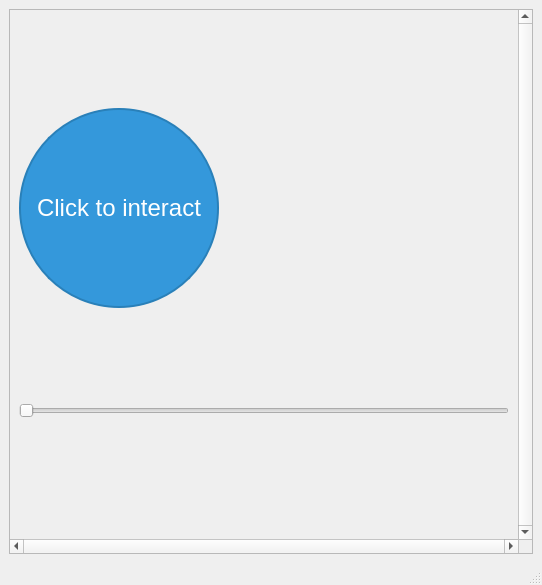
<?xml version="1.0" encoding="UTF-8"?>
<ui version="4.0">
 <class>MainWindow</class>
 <widget class="QMainWindow" name="MainWindow">
  <property name="geometry">
   <rect>
    <x>0</x>
    <y>0</y>
    <width>542</width>
    <height>585</height>
   </rect>
  </property>
  <property name="minimumSize">
   <size>
    <width>400</width>
    <height>400</height>
   </size>
  </property>
  <property name="windowTitle">
   <string>MainWindow</string>
  </property>
  <property name="dockOptions">
   <set>QMainWindow::DockOption::AllowTabbedDocks|QMainWindow::DockOption::AnimatedDocks</set>
  </property>
  <widget class="QWidget" name="centralwidget">
   <layout class="QGridLayout" name="gridLayout">
    <item row="0" column="0">
     <widget class="QScrollArea" name="scrollArea">
      <property name="minimumSize">
       <size>
        <width>0</width>
        <height>0</height>
       </size>
      </property>
      <property name="verticalScrollBarPolicy">
       <enum>Qt::ScrollBarPolicy::ScrollBarAlwaysOn</enum>
      </property>
      <property name="horizontalScrollBarPolicy">
       <enum>Qt::ScrollBarPolicy::ScrollBarAlwaysOn</enum>
      </property>
      <property name="sizeAdjustPolicy">
       <enum>QAbstractScrollArea::SizeAdjustPolicy::AdjustToContents</enum>
      </property>
      <property name="widgetResizable">
       <bool>false</bool>
      </property>
      <widget class="QWidget" name="scrollAreaWidgetContents">
       <property name="geometry">
        <rect>
         <x>0</x>
         <y>0</y>
         <width>508</width>
         <height>507</height>
        </rect>
       </property>
       <layout class="QGridLayout" name="gridLayout_2">
        <item row="2" column="0">
         <widget class="QSlider" name="horizontalSlider">
          <property name="orientation">
           <enum>Qt::Orientation::Horizontal</enum>
          </property>
         </widget>
        </item>
        <item row="0" column="0" alignment="">
         <widget class="QPushButton" name="pushButton">
          <property name="minimumSize">
           <size>
            <width>200</width>
            <height>200</height>
           </size>
          </property>
          <property name="maximumSize">
           <size>
            <width>200</width>
            <height>200</height>
           </size>
          </property>
          <property name="styleSheet">
           <string notr="true">QPushButton {
    background-color: #3498db; 
    color: white;
    font-size: 24px; 
    border-radius: 100px;
    border: 2px solid #2980b9; 
}

QPushButton:hover {
    background-color: #2980b9;
}

QPushButton:pressed {
    background-color: #1abc9c;
}
</string>
          </property>
          <property name="text">
           <string>Click to interact</string>
          </property>
         </widget>
        </item>
       </layout>
      </widget>
     </widget>
    </item>
   </layout>
  </widget>
  <widget class="QMenuBar" name="menubar">
   <property name="geometry">
    <rect>
     <x>0</x>
     <y>0</y>
     <width>542</width>
     <height>22</height>
    </rect>
   </property>
  </widget>
  <widget class="QStatusBar" name="statusbar"/>
 </widget>
 <resources/>
 <connections/>
</ui>
